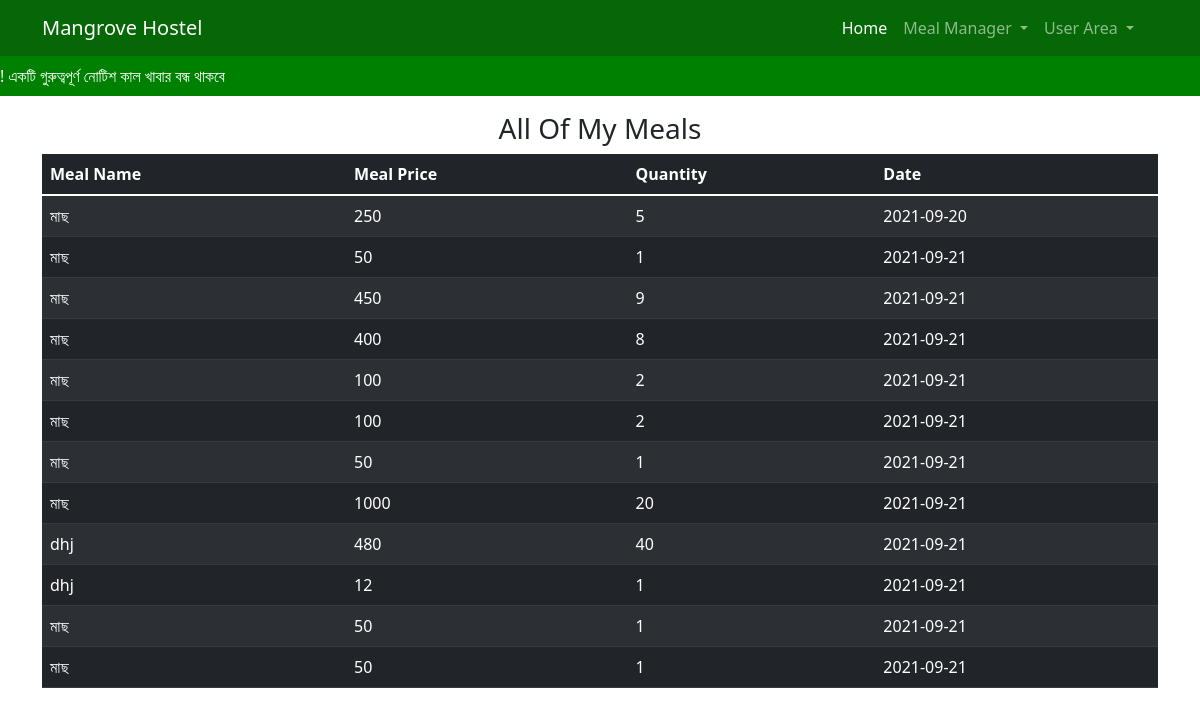
Page /mealhiostry/ (signed in) on the earlier database version.
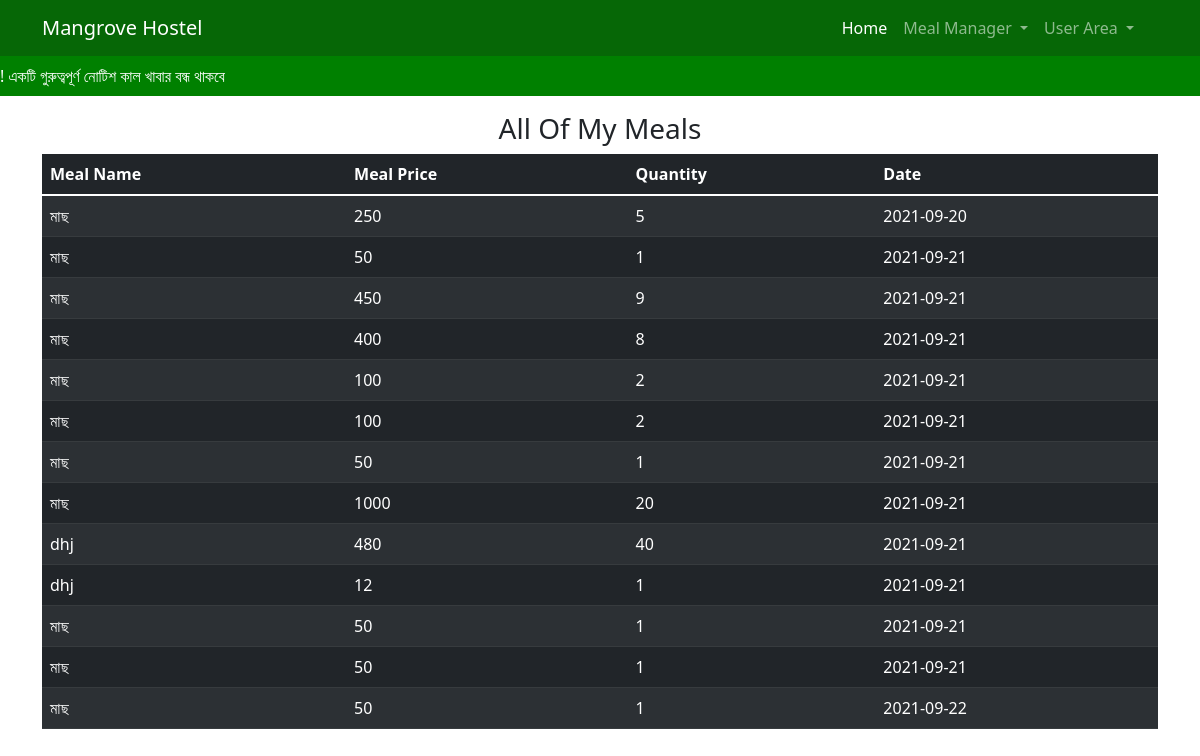
Same page on the later database version.
### mist/models.py (models this page shows, shortened)
class All_Meal_Order(models.Model):
    id=models.AutoField(primary_key=True)
    Name=models.CharField(max_length=50,default="")
    Food_Name=models.CharField(max_length=50,default="")
    Food_ID=models.CharField(max_length=50,default="")
    Price=models.CharField(max_length=50,default="")
    Quantity=models.CharField(max_length=10,default="")
    Date_Time=models.CharField(max_length=50,default="")

### mist/views.py (the view)
# urls.py: path('mealhiostry/', views.mealhiostry,name="mealhiostry"),
def mealhiostry(request):
    allmeal=All_Meal_Order.objects.filter(Name__icontains=request.user)
    sendvar={
        "allmeal":allmeal
    }
    return render(request,"allmeal.html",sendvar)

### mist/templates/allmeal.html (shortened to what this page needs)
{% extends 'base.html' %}
{% load static %}
{% block head %}
<link rel="stylesheet" type="text/css" href="{% static 'style.css' %}">
{% endblock  %}
{% block body %}
    <div class="container mt-3">
    <h3 align="center">All Of My Meals</h3>
        <table class="table table-dark table-striped container">
            <thead>
                <tr>
                    <th scope="col">Meal Name</th>
                    <th scope="col">Meal Price</th>
                    <th scope="col">Quantity</th>
                    <th scope="col">Date</th>
                </tr>
            </thead>
            <tbody>
            {% for i in allmeal %}
                <tr>
                    <td>{{i.Food_Name}}</td>
                    <td>{{i.Price}}</td>
                    <td>{{i.Quantity}}</td>
                    <td>{{i.Date_Time}}</td>
                </tr>
            {% endfor %}
            </tbody>
        </table>
    </div>
{% endblock  %}

Differences in the rows shown:
added All_Meal_Order: Food_Name "মাছ", Price "50", Quantity "1", Date_Time "2021-09-22"
